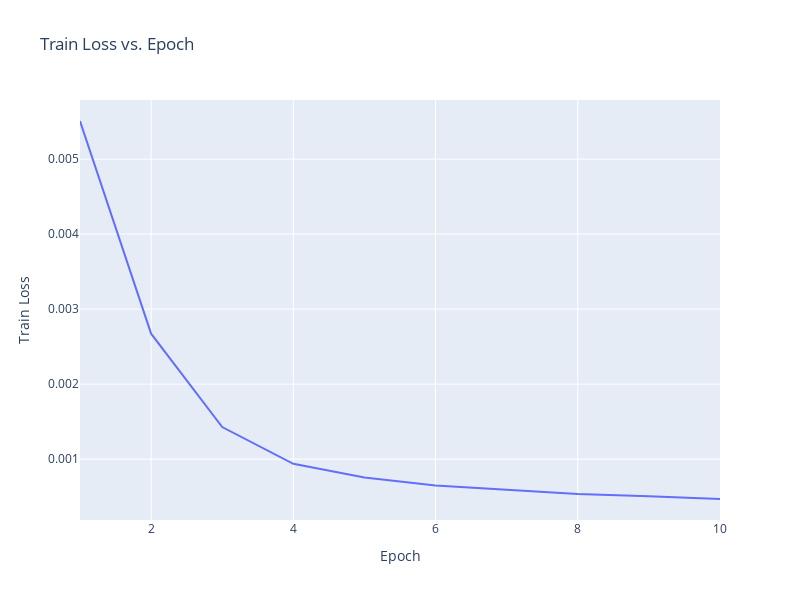

Write notebook code for a chart like this one.
### Code cell
fig = go.Figure()
fig.add_trace(go.Scatter(x=list(range(1,21)), y=quantum_loss_train, mode='lines'))

fig.update_layout(title="Train Loss vs. Epoch",
                  xaxis_title="Epoch",
                  yaxis_title="Train Loss",
                  width=800,
                  height=600)

fig.show()

### Figure 1 — Plotly figure (JSON) as saved in the notebook; plotly's stock layout.template omitted (floating-point values rounded to 4 significant figures)
{"data": [{"mode": "lines", "type": "scatter", "x": [1, 2, 3, 4, 5, 6, 7, 8, 9, 10, 11, 12, 13, 14, 15, 16, 17, 18, 19, 20], "y": [0.005508, 0.002673, 0.001428, 0.0009381, 0.0007555, 0.0006496, 0.0005914, 0.000537, 0.0005042, 0.0004689]}], "layout": {"height": 600, "title": {"text": "Train Loss vs. Epoch"}, "width": 800, "xaxis": {"title": {"text": "Epoch"}}, "yaxis": {"title": {"text": "Train Loss"}}}}
